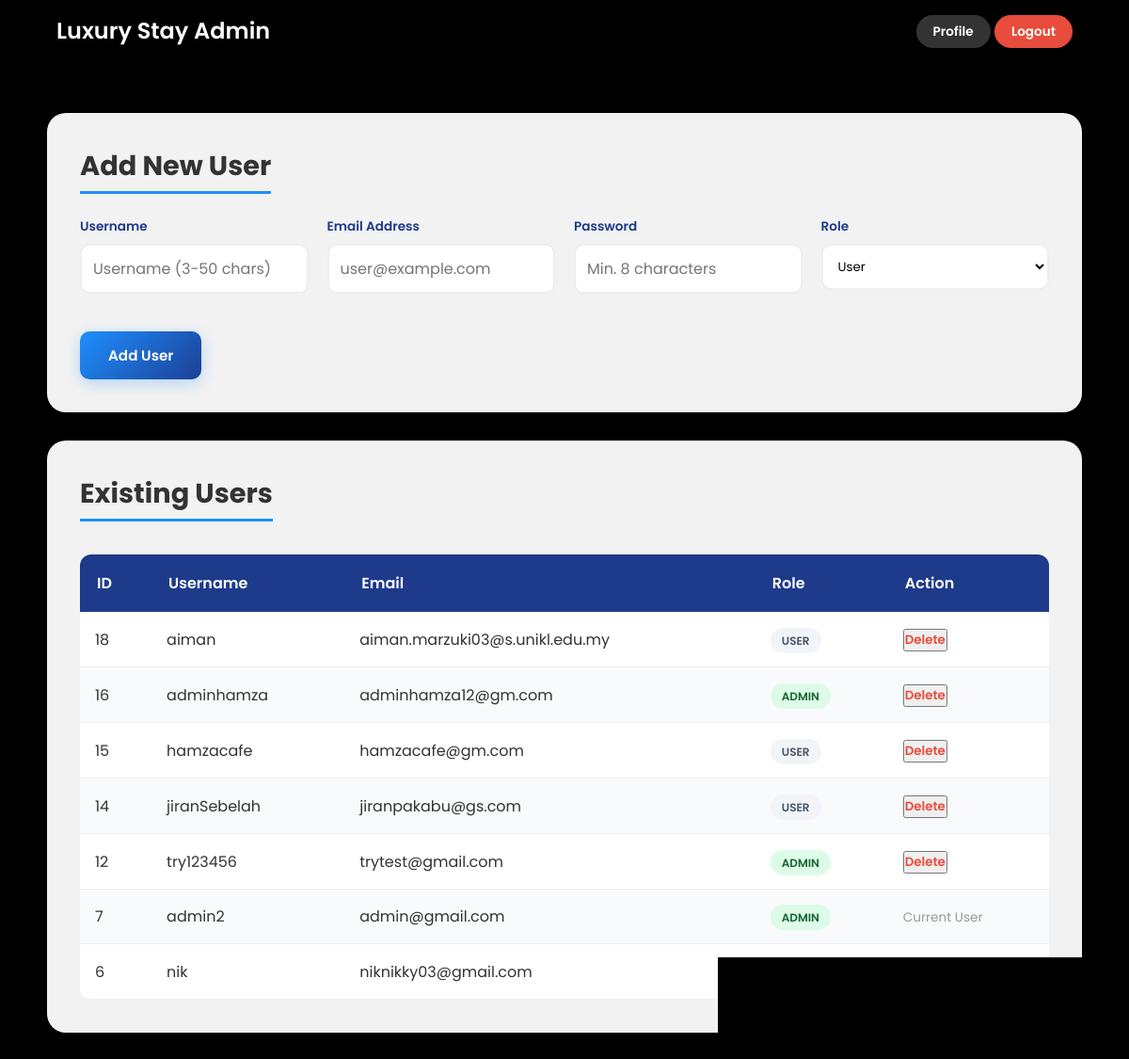
Screenshot of /admin_dashboard.php (signed in) with the database file from the repository.
### tables this page shows
CREATE TABLE `users` (
  `id` int(11) NOT NULL,
  `username` varchar(50) NOT NULL,
  `password` text NOT NULL,
  `role` enum('admin','user') NOT NULL,
  `email` varchar(255) DEFAULT NULL
);

### admin_dashboard.php (the view, shortened to what this page needs)
<?php
include('config.php');
$users_result = $conn->query("SELECT id, username, email, role FROM users ORDER BY id DESC");
?>
<!DOCTYPE html>
<html lang="en">
<head>
    <link rel="stylesheet" href="styles.css">
</head>
<body>
<nav class="top-nav">
    <a href="index.html" class="nav-logo">Luxury Stay Admin</a>
    <div class="nav-links">
        <a href="user_profile.php" class="btn-nav">Profile</a>
        <a href="logout.php" class="btn-nav btn-logout">Logout</a>
    </div>
</nav>
<div class="admin-dashboard">
    <div class="dashboard-card">
        <div class="form-header" style="text-align:left;">
            <h2 style="border-bottom: 3px solid #1e90ff; display: inline-block; padding-bottom: 5px; margin-bottom: 25px;">Add New User</h2>
        </div>
        <form method="POST" autocomplete="off">
            <div class="admin-form-grid">
                <div class="input-group">
                    <label>Username</label>
                    <input type="text" name="username" placeholder="Username (3-50 chars)" required
                           pattern="[a-zA-Z0-9_]{3,50}"
                           title="3-50 characters: letters, numbers, or underscores">
                </div>
                <div class="input-group">
                    <label>Email Address</label>
                    <input type="email" name="email" placeholder="user@example.com" required>
                </div>
                <div class="input-group">
                    <label>Password</label>
                    <input type="password" name="password" placeholder="Min. 8 characters" required
                           minlength="8"
                           pattern="^(?=.*[A-Za-z])(?=.*\d).{8,}$"
                           title="Minimum 8 characters with at least one letter and one number">
                </div>
                <div class="input-group">
                    <label>Role</label>
                    <select name="role" style="width:100%; padding:12px; border-radius:10px; border:2px solid #eee; background: white;">
                        <option value="user">User</option>
                    </select>
                </div>
            </div>
            <button type="submit" name="add_user" class="btn-admin-submit">Add User</button>
        </form>
    </div>
    <div class="dashboard-card">
        <div class="form-header" style="text-align:left;">
            <h2 style="border-bottom: 3px solid #1e90ff; display: inline-block; padding-bottom: 5px; margin-bottom: 25px;">Existing Users</h2>
        </div>
        <div class="table-container">
            <table>
                <thead>
                    <tr>
                        <th>ID</th>
                        <th>Username</th>
                        <th>Email</th>
                        <th>Role</th>
                        <th>Action</th>
                    </tr>
                </thead>
                <tbody>
                    <?php if ($users_result && $users_result->num_rows > 0): ?>
                        <?php while ($user = $users_result->fetch_assoc()): ?>
                        <tr>
                            <td><?php echo htmlspecialchars($user['id'], ENT_QUOTES, 'UTF-8'); ?></td>
                            <td><?php echo htmlspecialchars($user['username'], ENT_QUOTES, 'UTF-8'); ?></td>
                            <td><?php echo htmlspecialchars($user['email'] ?? 'N/A', ENT_QUOTES, 'UTF-8'); ?></td>
                            <td>
                                <span class="role-badge <?php echo $user['role'] == 'admin' ? 'role-admin' : 'role-user'; ?>">
                                    <?php echo htmlspecialchars($user['role'], ENT_QUOTES, 'UTF-8'); ?>
                                </span>
                            </td>
                            <td>
                                <?php if ($user['id'] != $_SESSION['user_id']): ?>
                                <form method="POST" style="display: inline;" onsubmit="return confirm('WARNING: This will delete all booking records for this user. Proceed?')">
                                    <button type="submit" name="delete_user" class="btn-delete" style="cursor: pointer;">Delete</button>
                                </form>
                                <?php else: ?>
                                <span style="color: #999; font-size: 0.85rem;">Current User</span>
                                <?php endif; ?>
                            </td>
                        </tr>
                        <?php endwhile; ?>
                    <?php else: ?>
                        <tr><td colspan="5" style="text-align:center;">No users found.</td></tr>
                    <?php endif; ?>
                </tbody>
            </table>
        </div>
    </div>
</div>
</body>
</html>

### styles.css (style rules this page uses)
:root { --primary: #1e90ff; --primary-dark: #1c3f95; --success: #27ae60; --error: #e74c3c; --white: #ffffff; }
* { margin: 0; padding: 0; box-sizing: border-box; font-family: 'Poppins', sans-serif; }
body { min-height: 100vh; display: flex; flex-direction: column; align-items: center; background: #000; overflow-x: hidden; }
.top-nav { width: 100%; padding: 15px 5%; display: flex; justify-content: space-between; align-items: center; background: rgba(0, 0, 0, 0.5); backdrop-filter: blur(10px); position: fixed; top: 0; z-index: 100; }
.nav-logo { color: white; font-size: 1.5rem; font-weight: 600; text-decoration: none; }
.btn-nav { text-decoration: none; color: white; padding: 8px 18px; border-radius: 50px; font-size: 0.85rem; font-weight: 600; background: rgba(255,255,255,0.2); transition: 0.3s; }
.btn-logout { background: var(--error); }
.form-header h2 { font-size: 1.8rem; color: #333; text-align: center; }
label { display: block; font-size: 0.85rem; font-weight: 600; margin-bottom: 8px; color: #444; }
input { width: 100%; padding: 12px; margin-bottom: 20px; border: 2px solid #eee; border-radius: 10px; font-size: 1rem; }
.admin-dashboard { width: 95%; max-width: 1100px; margin: 120px auto 40px; }
.dashboard-card { background: rgba(255, 255, 255, 0.95); border-radius: 20px; padding: 35px; box-shadow: 0 10px 30px rgba(0,0,0,0.3); margin-bottom: 30px; }
.admin-form-grid { display: grid; grid-template-columns: repeat(auto-fit, minmax(220px, 1fr)); gap: 20px; margin-bottom: 20px; }
.input-group label { display: block; margin-bottom: 8px; color: #1e3a8a; font-size: 0.85rem; font-weight: 600; }
.btn-admin-submit { background: linear-gradient(135deg, #1e90ff, #1c3f95); color: white; border: none; padding: 14px 30px; border-radius: 10px; font-family: 'Poppins', sans-serif; font-size: 0.95rem; font-weight: 600; cursor: pointer; transition: all 0.3s ease; box-shadow: 0 4px 15px rgba(30, 144, 255, 0.3); display: inline-block; }
.table-container { overflow-x: auto; }
table { width: 100%; border-collapse: collapse; margin-top: 10px; background: white; border-radius: 12px; overflow: hidden; }
th { background: #1e3a8a; color: white; padding: 18px; text-align: left; font-weight: 600; }
td { padding: 16px; border-bottom: 1px solid #eee; color: #333; }
tr:nth-child(even) { background: #f8fafc; }
.btn-delete { color: #e74c3c; font-weight: 600; text-decoration: none; transition: 0.3s; }
.role-badge { padding: 5px 12px; border-radius: 20px; font-size: 0.75rem; font-weight: 600; text-transform: uppercase; }
.role-admin { background: #dcfce7; color: #166534; }
.role-user { background: #f1f5f9; color: #475569; }

### rows the page displays
users: id "18", username "aiman", email "aiman.marzuki03@s.unikl.edu.my", role "USER"
users: id "16", username "adminhamza", email "adminhamza12@gm.com", role "ADMIN"
users: id "15", username "hamzacafe", email "hamzacafe@gm.com", role "USER"
users: id "14", username "jiranSebelah", email "jiranpakabu@gs.com", role "USER"
users: id "12", username "try123456", email "trytest@gmail.com", role "ADMIN"
users: id "7", username "admin2", email "admin@gmail.com", role "ADMIN", shows "Current User"
users: id "6", username "nik", email "niknikky03@gmail.com"
